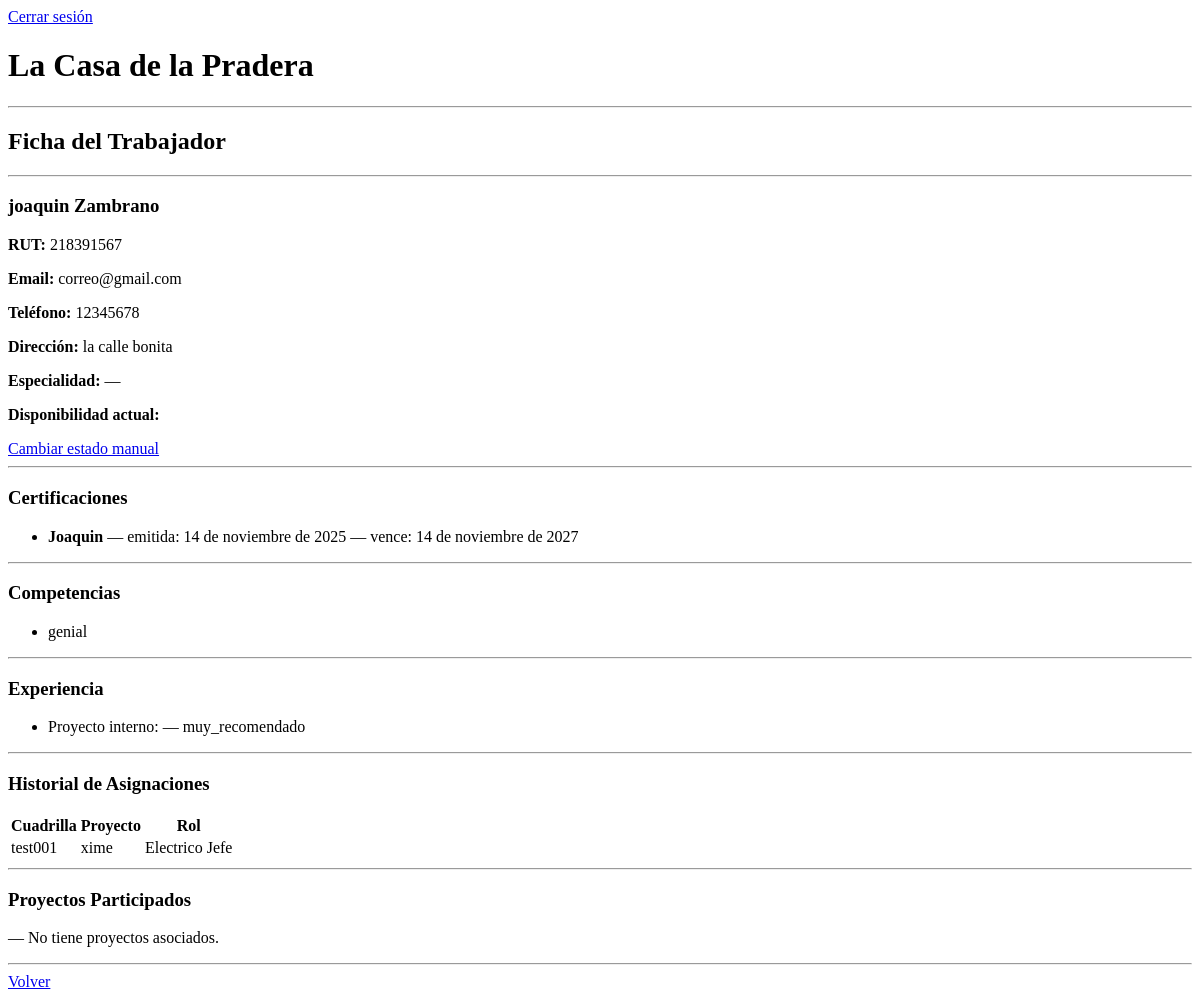
/personal/trabajador/1/detalle/ (signed in), run on an earlier commit of the app's database.
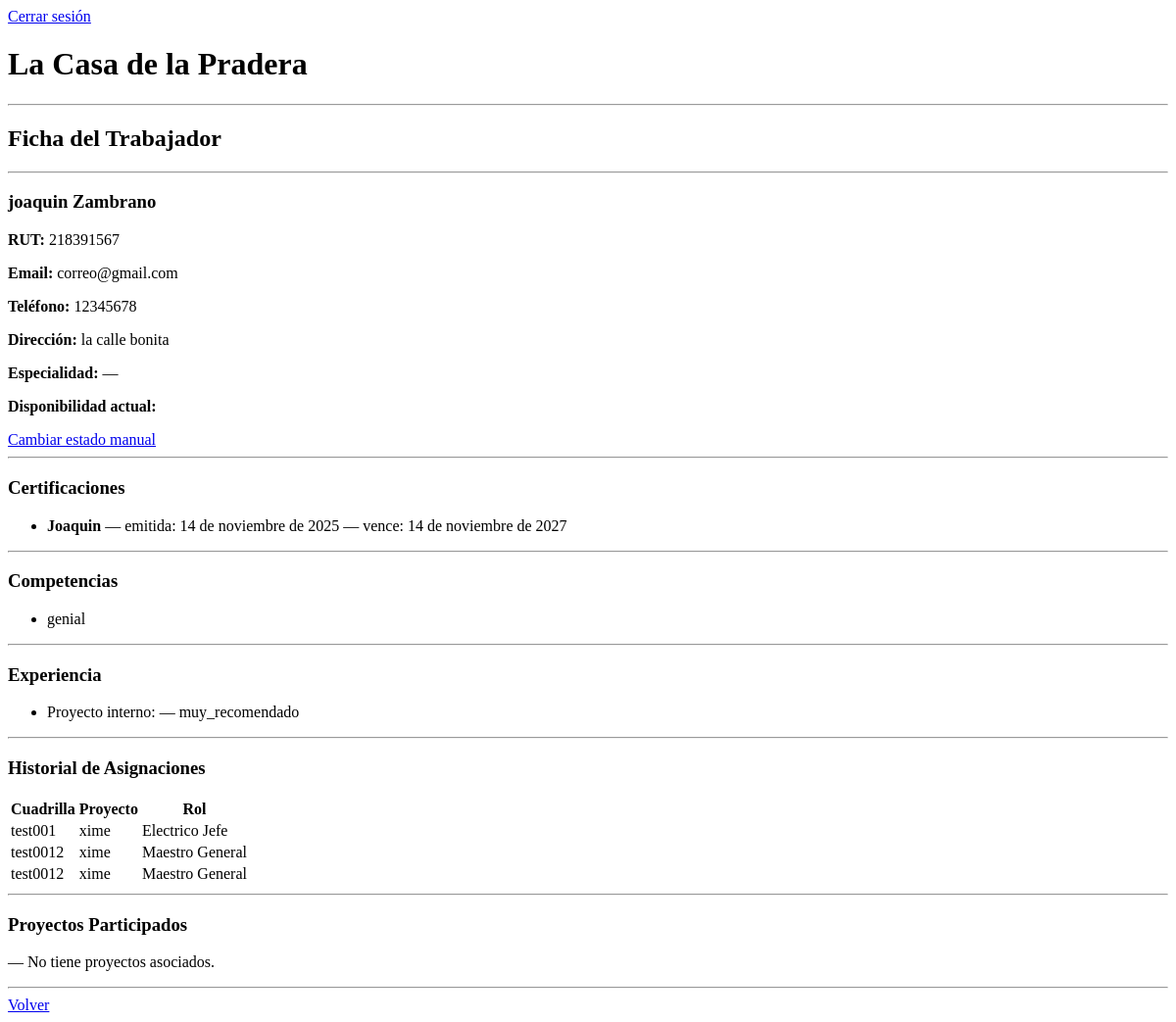
And on a later commit of the database.
### personal/models.py (models this page shows, shortened)
class Trabajador(models.Model):
    TIPO_CHOICES = [
        ('trabajador', 'Trabajador'),
        ('lider', 'Líder'),
        ('jefe', 'Jefe'),
    ]
    ESTADO_CHOICES = [
        ('disponible', 'Disponible'),
        ('asignado', 'Asignado'),
        ('vacaciones', 'Vacaciones'),
        ('licencia', 'Licencia'),
        ('inactivo', 'Inactivo'),
    ]
    rut = models.CharField(max_length=20, unique=True, validators=[rut_valido])
    nombre = models.CharField(max_length=100)
    apellido = models.CharField(max_length=100)
    email = models.EmailField()
    telefono = models.CharField(max_length=30, blank=True, null=True)
    direccion = models.CharField(max_length=255, blank=True, null=True)
    fecha_nacimiento = models.DateField(null=True, blank=True)
    tipo_trabajador = models.CharField(max_length=20, choices=TIPO_CHOICES, default='trabajador')
    especialidad = models.CharField(max_length=100, blank=True, null=True)
    estado = models.CharField(max_length=20, choices=ESTADO_CHOICES, default='disponible')
    fecha_ingreso = models.DateField(null=True, blank=True)
    anos_experiencia = models.PositiveIntegerField(default=0)
    user = models.OneToOneField(User, on_delete=models.SET_NULL, null=True, blank=True, related_name='trabajador_profile')
    activo = models.BooleanField(default=True)
    password_inicial = models.BooleanField(default=False)
    created_at = models.DateTimeField(auto_now_add=True)
    updated_at = models.DateTimeField(auto_now=True)
    class Meta:
        verbose_name = 'Trabajador'
        verbose_name_plural = 'Trabajadores'

class TrabajadorPerfil(models.Model):
    user = models.OneToOneField(
        User,
        on_delete=models.CASCADE,
        related_name='perfil_trabajador'
    )
    especialidad = models.CharField(max_length=100, blank=True, null=True)
    estado_manual = models.CharField(
        max_length=20,
        choices=[
            ('disponible', 'Disponible'),
            ('no_disponible', 'No disponible'),
            ('licencia', 'Licencia médica'),
            ('vacaciones', 'Vacaciones'),
        ],
        default='disponible'
    )

class CertificacionTrabajador(models.Model):
    trabajador = models.ForeignKey(Trabajador, on_delete=models.CASCADE, related_name='certificaciones_trabajador')
    nombre = models.CharField(max_length=150)
    entidad = models.CharField(max_length=150, blank=True, null=True)
    archivo = models.FileField(upload_to='certificaciones/', blank=True, null=True)
    fecha_emision = models.DateField()
    fecha_expiracion = models.DateField(null=True, blank=True)

class CompetenciaTrabajador(models.Model):
    NIVEL_CHOICES = [
        ('basico', 'Básico'),
        ('intermedio', 'Intermedio'),
        ('avanzado', 'Avanzado'),
        ('experto', 'Experto'),
    ]
    trabajador = models.ForeignKey(Trabajador, on_delete=models.CASCADE, related_name='competencias')
    nombre = models.CharField(max_length=100)
    nivel = models.CharField(max_length=20, choices=NIVEL_CHOICES, default='basico')
    fecha_adquisicion = models.DateField(null=True, blank=True)
    class Meta:
        unique_together = ('trabajador', 'nombre')

class ExperienciaTrabajador(models.Model):
    trabajador = models.ForeignKey(Trabajador, on_delete=models.CASCADE, related_name='experiencias_trabajador')
    proyecto = models.CharField(max_length=150, blank=True, null=True)
    empresa_externa = models.CharField(max_length=150, blank=True, null=True)
    rol = models.CharField(max_length=100, blank=True, null=True)
    fecha_inicio = models.DateField(null=True, blank=True)
    fecha_termino = models.DateField(null=True, blank=True)
    calificacion = models.CharField(max_length=20, choices=[('no_recomendado','No recomendado'),('recomendado','Recomendado'),('muy_recomendado','Muy recomendado')], blank=True, null=True)

class Asignacion(models.Model):
    trabajador = models.ForeignKey(User, on_delete=models.CASCADE)
    cuadrilla = models.ForeignKey(Cuadrilla, on_delete=models.CASCADE, related_name='asignaciones')
    rol = models.ForeignKey(Rol, on_delete=models.SET_NULL, null=True, blank=True)

class Cuadrilla(models.Model):
    nombre = models.CharField(max_length=100)
    proyecto = models.ForeignKey(Proyecto, on_delete=models.CASCADE, related_name='cuadrillas', null=True, blank=True)
    lider = models.ForeignKey(User, on_delete=models.SET_NULL, null=True, blank=True, related_name='cuadrillas_lideradas')

class Rol(models.Model):
    nombre = models.CharField(max_length=50)

### proyectos/models.py (models this page shows, shortened)
class Proyecto(models.Model):
    nombre = models.CharField(max_length=100)
    descripcion = models.TextField(blank=True)
    TIPO_CHOICES = [
        ('construccion', 'Construcción'),
        ('mantenimiento', 'Mantenimiento'),
        ('instalacion', 'Instalación'),
        ('otro', 'Otro'),
    ]
    tipo = models.CharField(max_length=30, choices=TIPO_CHOICES, default='otro')
    COMPLEJIDAD_CHOICES = [
        ('baja', 'Baja'),
        ('media', 'Media'),
        ('alta', 'Alta'),
    ]
    complejidad = models.CharField(max_length=10, choices=COMPLEJIDAD_CHOICES, default='media')
    fecha_inicio = models.DateField()
    fecha_termino = models.DateField(null=True, blank=True)
    jefe = models.ForeignKey(User, on_delete=models.CASCADE, related_name='proyectos')
    activo = models.BooleanField(default=True)

### personal/views.py (the view)
@login_required
@user_passes_test(es_jefe)
def detalle_trabajador(request, trabajador_id):
    trabajador = get_object_or_404(Trabajador, id=trabajador_id)
    perfil = TrabajadorPerfil.objects.filter(user=trabajador.user).first()
    competencias = CompetenciaTrabajador.objects.filter(trabajador=trabajador)
    certificaciones = CertificacionTrabajador.objects.filter(trabajador=trabajador)
    experiencias = ExperienciaTrabajador.objects.filter(trabajador=trabajador)
    asignaciones = Asignacion.objects.filter(trabajador=trabajador.user)
    return render(request, "detalle_trabajador.html", {
        "trabajador": trabajador,
        "perfil": perfil,
        "competencias": competencias,
        "certificaciones": certificaciones,
        "experiencias": experiencias,
        "asignaciones": asignaciones,
    })

### personal/views.py (called while the page is built)
def es_jefe(user):
    return user.groups.filter(name='JefeProyecto').exists()

### personal/templates/detalle_trabajador.html (shortened to what this page needs)
{% extends 'base.html' %}
{% load custom_tags %}
{% block content %}
<h2>Ficha del Trabajador</h2>
<hr>
<h3>{{ trabajador.nombre }} {{ trabajador.apellido }}</h3>
<p><strong>RUT:</strong> {{ trabajador.rut }}</p>
<p><strong>Email:</strong> {{ trabajador.email }}</p>
<p><strong>Teléfono:</strong> {{ trabajador.telefono }}</p>
<p><strong>Dirección:</strong> {{ trabajador.direccion|default:"—" }}</p>
<p><strong>Especialidad:</strong> {{ perfil.especialidad|default:"—" }}</p>
<p><strong>Disponibilidad actual:</strong> {{ disponibilidad }}</p>
<a href="{% url 'personal:editar_estado_trabajador' trabajador.id %}" class="btn btn-warning mt-2">
    Cambiar estado manual
</a>
<hr>
<h3>Certificaciones</h3>
{% if certificaciones %}
<ul>
    {% for c in certificaciones %}
        <li>
            <strong>{{ c.nombre }}</strong>
            — emitida: {{ c.fecha_emision }}
            {% if c.fecha_expiracion %} — vence: {{ c.fecha_expiracion }}{% endif %}
        </li>
    {% endfor %}
</ul>
{% else %}
<p>— No tiene certificaciones registradas.</p>
{% endif %}
<hr>
<h3>Competencias</h3>
{% if competencias %}
<ul>
    {% for comp in competencias %}
        <li>
            {{ comp.nombre }}
        </li>
    {% endfor %}
</ul>
{% else %}
<p>— No tiene competencias registradas.</p>
{% endif %}
<hr>
<h3>Experiencia</h3>
{% if experiencias %}
<ul>
    {% for exp in experiencias %}
        <li>
            {% if exp.proyecto %}
                Proyecto interno: {{ exp.proyecto.nombre }} — {{ exp.calificacion }}
            {% else %}
                Externo: {{ exp.proyecto_externo }} ({{ exp.empresa_externa }}) — {{ exp.calificacion }}
            {% endif %}
        </li>
    {% endfor %}
</ul>
{% else %}
<p>— Sin experiencia registrada.</p>
{% endif %}
<hr>
<h3>Historial de Asignaciones</h3>
{% if asignaciones %}
<table class="table table-bordered">
    <tr>
        <th>Cuadrilla</th>
        <th>Proyecto</th>
        <th>Rol</th>
    </tr>
    {% for a in asignaciones %}
    <tr>
        <td>{{ a.cuadrilla.nombre }}</td>
        <td>
            {% if a.cuadrilla.proyecto %}
                {{ a.cuadrilla.proyecto.nombre }}
            {% else %}
                —
            {% endif %}
        </td>
        <td>
            {% if a.rol %}
                {{ a.rol.nombre }}
            {% else %}
                Sin rol
            {% endif %}
        </td>
    </tr>
    {% endfor %}
</table>
{% else %}
<p>No tiene asignaciones en cuadrillas.</p>
{% endif %}
<hr>
<h3>Proyectos Participados</h3>
{% if proyectos %}
<ul>
    {% for p in proyectos %}
        <li>{{ p.nombre }}</li>
    {% endfor %}
</ul>
{% else %}
<p>— No tiene proyectos asociados.</p>
{% endif %}
<hr>
<a href="{% url 'proyectos:panel' %}" class="btn btn-secondary mt-3">Volver</a>
{% endblock %}

### core/templates/base.html (shortened to what this page needs)
<!DOCTYPE html>
<html lang="es">
<head>
</head>
<body>
  <nav>
    <a href="{% url 'logout' %}">Cerrar sesión</a>
  </nav>
  <header>
    <h1>La Casa de la Pradera</h1>
    <hr>
  </header>
  <main>
    {% block content %}{% endblock %}
  </main>
</body>
</html>

What changed in the data, as far as the page shows it:
added Asignacion: cuadrilla.nombre "test0012", cuadrilla.proyecto.nombre "xime", rol.nombre "Maestro General"
added Asignacion: cuadrilla.nombre "test0012", cuadrilla.proyecto.nombre "xime", rol.nombre "Maestro General"
